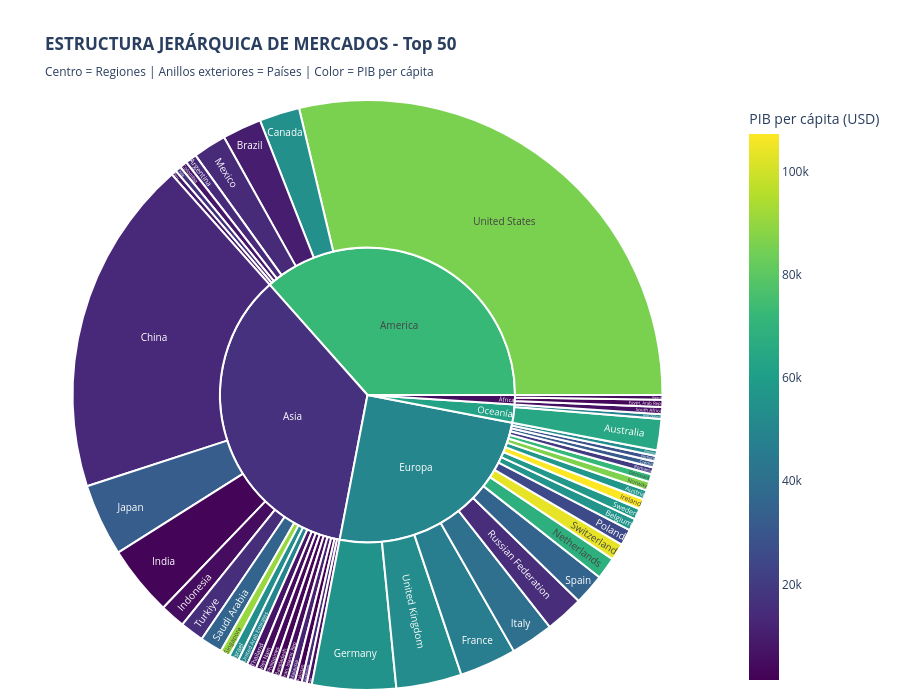

The notebook cell saved with this chart:
### Code cell
print("\n" + "=" * 80)
print(" VISUALIZACIÓN 3: SUNBURST CHART")
print("Propósito: Visualizar proporción y jerarquía de mercados")
print("=" * 80)

# Top 50 países para mejor visualización
df_sunburst = df_clean.nlargest(50, 'GDP_billions').copy()

fig = px.sunburst(
    df_sunburst,
    path=['Region', 'Country Name'],
    values='GDP_billions',
    color='GDP',
    color_continuous_scale='Viridis',
    hover_data={
        'GDP_billions': ':.2f',
        'GDP': ':.0f'
    },
    labels={
        'GDP_billions': 'PIB Total (B USD)',
        'GDP': 'PIB per cápita (USD)',
        'Region': 'Región',
        'Country Name': 'País'
    },
    title='<b>ESTRUCTURA JERÁRQUICA DE MERCADOS - Top 50</b><br>' +
          '<sub>Centro = Regiones | Anillos exteriores = Países | Color = PIB per cápita</sub>'
)

fig.update_layout(
    height=700,
    font=dict(size=12),
    margin=dict(t=100, l=10, r=10, b=10)
)

fig.update_traces(
    textfont_size=10,
    marker=dict(line=dict(width=2, color='white'))
)

fig.show()

print("\n INSIGHT CLAVE:")
print("   Las secciones más grandes indican mayor participación en el mercado global.")
print("   Haz click para explorar la contribución de cada país dentro de su región.")

### Figure 1 — Plotly figure (JSON) as saved in the notebook; plotly's stock layout.template omitted (floating-point values rounded to 4 significant figures)
{"data": [{"branchvalues": "total", "customdata": [[29180.0, 85810.0], [18740.0, 13300.0], [4660.0, 55800.0], [4026.0, 32480.0], [3913.0, 2697.0], [3644.0, 52640.0], [3162.0, 46150.0], [2373.0, 40230.0], [2241.0, 54280.0], [2179.0, 10280.0], [2137.0, 14890.0], [1853.0, 14160.0], [1752.0, 64410.0], [1723.0, 35300.0], [1396.0, 4925.0], [1323.0, 15470.0], [1238.0, 35060.0], [1228.0, 68220.0], [936.6, 103700.0], [914.7, 25020.0], [664.6, 55950.0], [633.3, 13860.0], [610.1, 57720.0], [577.4, 107300.0], [547.4, 90670.0], [540.4, 54180.0], [537.1, 49380.0], [526.4, 7345.0], [521.6, 56830.0], [483.7, 86810.0], [476.4, 4717.0], [461.6, 3985.0], [450.1, 2593.0], [436.9, 4771.0], [429.5, 71850.0], [422.0, 11870.0], [418.5, 7914.0], [400.3, 6253.0], [389.1, 3338.0], [382.8, 20070.0], [373.1, 1485.0], [345.0, 31710.0], [330.3, 16710.0], [308.7, 28840.0], [299.8, 53190.0], [289.2, 8452.0], [288.4, 14010.0], [279.6, 6074.0], [263.6, 5631.0], [260.2, 48750.0], [37130.0, 72580.0], [35980.0, 16380.0], [25400.0, 49990.0], [2012.0, 62380.0], [1053.0, 5021.0]], "domain": {"x": [0, 1], "y": [0, 1]}, "hovertemplate": "labels=%{label}<br>PIB Total (B USD)=%{customdata[0]:.2f}<br>parent=%{parent}<br>id=%{id}<br>PIB per cápita (USD)=%{color:.0f}<extra></extra>", "ids": ["America/United States", "Asia/China", "Europa/Germany", "Asia/Japan", "Asia/India", "Europa/United Kingdom", "Europa/France", "Europa/Italy", "America/Canada", "America/Brazil", "Europa/Russian Federation", "America/Mexico", "Oceanía/Australia", "Europa/Spain", "Asia/Indonesia", "Asia/Turkiye", "Asia/Saudi Arabia", "Europa/Netherlands", "Europa/Switzerland", "Europa/Poland", "Europa/Belgium", "America/Argentina", "Europa/Sweden", "Europa/Ireland", "Asia/Singapore", "Asia/Israel", "Asia/United Arab Emirates", "Asia/Thailand", "Europa/Austria", "Europa/Norway", "Asia/Viet Nam", "Asia/Philippines", "Asia/Bangladesh", "Asia/Iran, Islamic Rep.", "Europa/Denmark", "Asia/Malaysia", "America/Colombia", "África/South Africa", "África/Egypt, Arab Rep.", "Europa/Romania", "Asia/Pakistan", "Europa/Czechia", "America/Chile", "Europa/Portugal", "Europa/Finland", "America/Peru", "Asia/Kazakhstan", "Asia/Iraq", "África/Algeria", "Oceanía/New Zealand", "America", "Asia", "Europa", "Oceanía", "África"], "labels": ["United States", "China", "Germany", "Japan", "India", "United Kingdom", "France", "Italy", "Canada", "Brazil", "Russian Federation", "Mexico", "Australia", "Spain", "Indonesia", "Turkiye", "Saudi Arabia", "Netherlands", "Switzerland", "Poland", "Belgium", "Argentina", "Sweden", "Ireland", "Singapore", "Israel", "United Arab Emirates", "Thailand", "Austria", "Norway", "Viet Nam", "Philippines", "Bangladesh", "Iran, Islamic Rep.", "Denmark", "Malaysia", "Colombia", "South Africa", "Egypt, Arab Rep.", "Romania", "Pakistan", "Czechia", "Chile", "Portugal", "Finland", "Peru", "Kazakhstan", "Iraq", "Algeria", "New Zealand", "America", "Asia", "Europa", "Oceanía", "África"], "marker": {"coloraxis": "coloraxis", "colors": [85810.0, 13300.0, 55800.0, 32480.0, 2697.0, 52640.0, 46150.0, 40230.0, 54280.0, 10280.0, 14890.0, 14160.0, 64410.0, 35300.0, 4925.0, 15470.0, 35060.0, 68220.0, 103700.0, 25020.0, 55950.0, 13860.0, 57720.0, 107300.0, 90670.0, 54180.0, 49380.0, 7345.0, 56830.0, 86810.0, 4717.0, 3985.0, 2593.0, 4771.0, 71850.0, 11870.0, 7914.0, 6253.0, 3338.0, 20070.0, 1485.0, 31710.0, 16710.0, 28840.0, 53190.0, 8452.0, 14010.0, 6074.0, 5631.0, 48750.0, 72580.0, 16380.0, 49990.0, 62380.0, 5021.0], "line": {"color": "white", "width": 2}}, "name": "", "parents": ["America", "Asia", "Europa", "Asia", "Asia", "Europa", "Europa", "Europa", "America", "America", "Europa", "America", "Oceanía", "Europa", "Asia", "Asia", "Asia", "Europa", "Europa", "Europa", "Europa", "America", "Europa", "Europa", "Asia", "Asia", "Asia", "Asia", "Europa", "Europa", "Asia", "Asia", "Asia", "Asia", "Europa", "Asia", "America", "África", "África", "Europa", "Asia", "Europa", "America", "Europa", "Europa", "America", "Asia", "Asia", "África", "Oceanía", "", "", "", "", ""], "textfont": {"size": 10}, "type": "sunburst", "values": [29180.0, 18740.0, 4660.0, 4026.0, 3913.0, 3644.0, 3162.0, 2373.0, 2241.0, 2179.0, 2137.0, 1853.0, 1752.0, 1723.0, 1396.0, 1323.0, 1238.0, 1228.0, 936.6, 914.7, 664.6, 633.3, 610.1, 577.4, 547.4, 540.4, 537.1, 526.4, 521.6, 483.7, 476.4, 461.6, 450.1, 436.9, 429.5, 422.0, 418.5, 400.3, 389.1, 382.8, 373.1, 345.0, 330.3, 308.7, 299.8, 289.2, 288.4, 279.6, 263.6, 260.2, 37130.0, 35980.0, 25400.0, 2012.0, 1053.0]}], "layout": {"coloraxis": {"colorbar": {"title": {"text": "PIB per cápita (USD)"}}, "colorscale": [[0, "#440154"], [0.1111, "#482878"], [0.2222, "#3e4989"], [0.3333, "#31688e"], [0.4444, "#26828e"], [0.5556, "#1f9e89"], [0.6667, "#35b779"], [0.7778, "#6ece58"], [0.8889, "#b5de2b"], [1, "#fde725"]]}, "font": {"size": 12}, "height": 700, "legend": {"tracegroupgap": 0}, "margin": {"b": 10, "l": 10, "r": 10, "t": 100}, "title": {"text": "<b>ESTRUCTURA JERÁRQUICA DE MERCADOS - Top 50</b><br><sub>Centro = Regiones | Anillos exteriores = Países | Color = PIB per cápita</sub>"}}}
